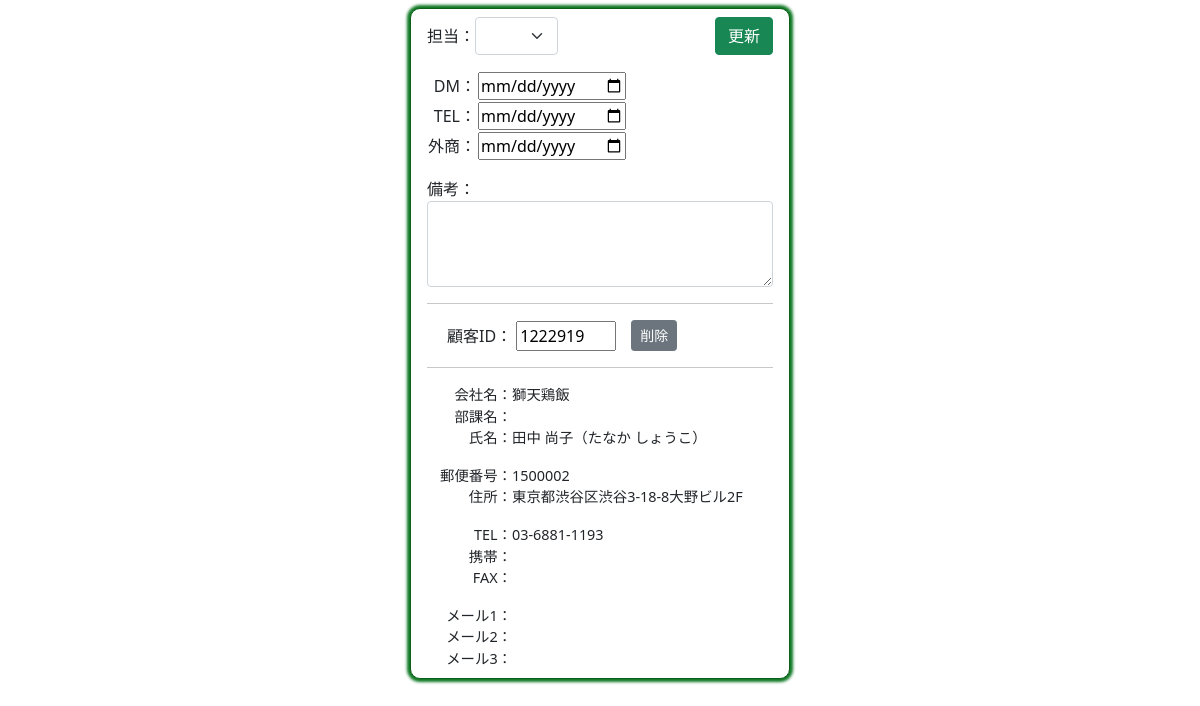
Page /v2_right/384/ on the earlier database version.
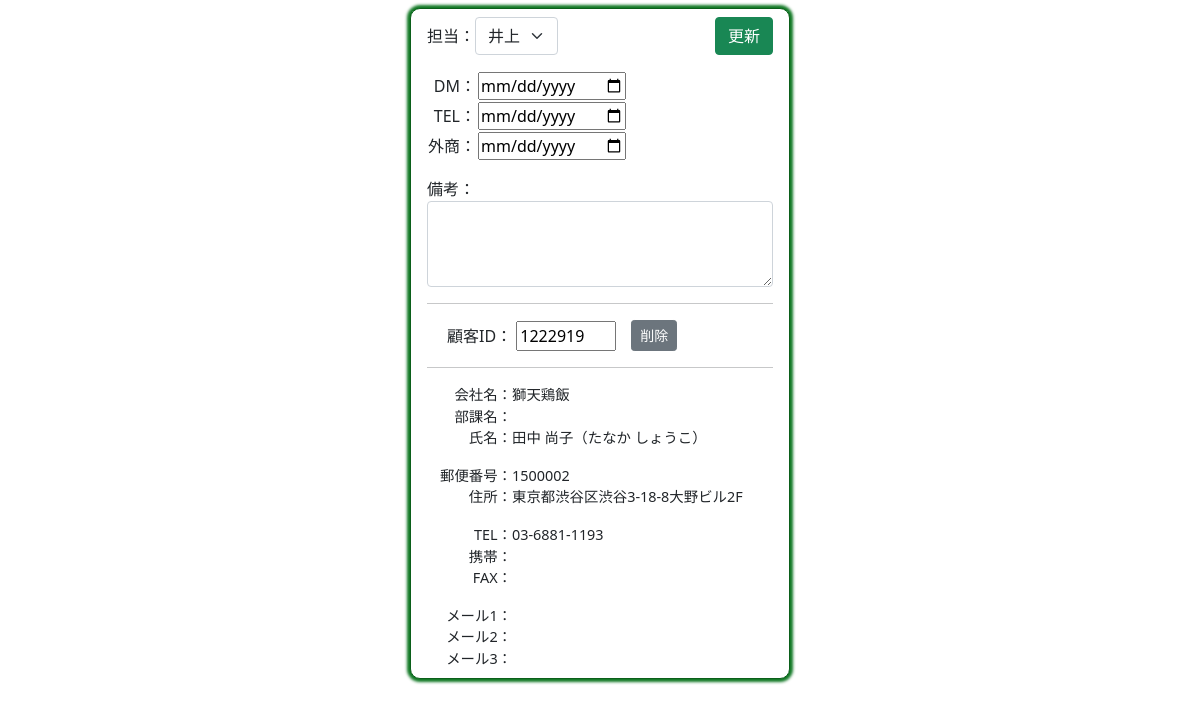
Same page on the later database version.
### houjin1/models.py (models this page shows, shortened)
class Customer(models.Model):
    cus_id=models.CharField("顧客ID",max_length=10,null=True,blank=True)
    sei=models.CharField("姓",max_length=10,null=True,blank=True)
    mei=models.CharField("名",max_length=10,null=True,blank=True)
    sei_kana=models.CharField("姓かな",max_length=10,null=True,blank=True)
    mei_kana=models.CharField("名かな",max_length=10,null=True,blank=True)
    mail1=models.EmailField("メール1",null=True,blank=True)
    mail2=models.EmailField("メール2",null=True,blank=True)
    mail3=models.EmailField("メール3",null=True,blank=True)
    yubin=models.CharField("郵便番号",max_length=10,null=True,blank=True)
    adress=models.CharField("住所",max_length=100,null=True,blank=True)
    pref=models.CharField("都道府県",max_length=10,null=True,blank=True)
    city=models.CharField("市区町村",max_length=50,null=True,blank=True)
    banchi=models.CharField("番地",max_length=50,null=True,blank=True)
    build=models.CharField("建物",max_length=50,null=True,blank=True)
    com=models.CharField("会社",max_length=50,null=True,blank=True)
    busho=models.CharField("部署",max_length=50,null=True,blank=True)
    tel=models.CharField("電話",max_length=20,null=True,blank=True)
    mob=models.CharField("携帯",max_length=20,null=True,blank=True)
    fax=models.CharField("FAX",max_length=20,null=True,blank=True)
    toroku=models.CharField("登録日",max_length=10,null=True,blank=True)
    kensu=models.IntegerField("件数",null=True,blank=True)
    money=models.IntegerField("金額",null=True,blank=True)
    tantou=models.CharField ("担当",max_length=10, null=True,blank=True)
    dm_day=models.CharField("DM",max_length=10,null=True,blank=True)
    tel_day=models.CharField("TEL",max_length=10,null=True,blank=True)
    gaisho_day=models.CharField("外商",max_length=10,null=True,blank=True)
    bikou=models.TextField("備考",null=True,blank=True)

### houjin1/views.py (the view)
# urls.py: path('v2_right/<int:pk>/', v2_right1, name="v2_right1"),
def v2_right1(request,pk):
    if request.method=="POST":
        ins=Customer.objects.get(pk=pk)
        form=Right_form(request.POST,instance=ins)
        form.save()
        return redirect("houjin1:v2_left")
    else:
        ins=Customer.objects.get(pk=pk)
        cus=Customer.objects.filter(pk=pk)
        form=Right_form(instance=ins)
        return render(request,"houjin1/v2_right.html",{"form":form,"cus":cus})

### houjin1/forms.py
class Right_form(forms.ModelForm):
    tantou=forms.ChoiceField(
        choices=[("",""),("井上","井上"),("古川","古川"),("眞下","眞下")],
        label="担当者",
        widget=forms.Select(attrs={"class":"form-select"}),
        required=False
    )
    dm_day=forms.CharField(label="DM", widget=forms.DateInput(attrs={"type": "date"}),required=False)
    tel_day=forms.CharField(label="TEL", widget=forms.DateInput(attrs={"type": "date"}),required=False)
    gaisho_day=forms.CharField(label="外商", widget=forms.DateInput(attrs={"type": "date"}),required=False)
    bikou=forms.CharField(label="備考",widget=forms.Textarea(attrs={"class":"form-control","rows":"3"}),required=False)
    class Meta:
        model=Customer
        fields=["tantou","dm_day","tel_day","gaisho_day","bikou"]

### houjin1/templates/houjin1/v2_right.html (shortened to what the changed rows need)
<!DOCTYPE html>
<html lang="ja">
<head>
    <link href="https://cdn.jsdelivr.net/npm/bootstrap@5.0.2/dist/css/bootstrap.min.css" rel="stylesheet">
</head>
<body>
    <div class="main mb-4">
        <div>
            <form action="" method="post" target="ifr1">{% csrf_token %}
                <div class="class1">
                    <div class="class1" style="width: 50%;" align="left">
                        <div>{{form.tantou}}</div>
                    </div>
                </div>
                <div class="mt-3">
                    <table>
                        <tr>
                            <td>{{form.dm_day}}</td>
                        </tr>
                        <tr>
                            <td>{{form.tel_day}}</td>
                        </tr>
                        <tr>
                            <td>{{form.gaisho_day}}</td>
                        </tr>
                    </table>
                </div>
                <div class="mt-3" >
                    <div>{{form.bikou}}</div>
                </div>
            </form>
        </div>
        <hr>
        {% for i in cus %}
        <form action="{% url 'houjin1:v2_delete' %}" method="post" target="_top">{% csrf_token %}
            <div class="class1 mt-3">
                <div style="margin-left: 20px;">
                    <label for="cus_id">顧客ID：</label>
                    <input type="text" name="cus_id" id="cus_id" value="{{i.cus_id}}" style="width: 100px;" readonly>
                </div>
                <div style="margin-left: 15px;">
                    <button type="submit" class="btn btn-secondary btn-sm" onclick="return confirm('本当に削除しますか？')">削除</button>
                </div>
            </div>
        </form>
        <hr>
        <div style="font-size: 0.9em;">
            <div class="data">
                <div class="name">会社名：</div>
                {% if i.com %}
                    <div class="data-code">{{i.com}}</div>
                {% endif %}
            </div>
            <div class="data">
                <div class="name">部課名：</div>
                {% if i.com %}
                <div class="data-code">{{i.busho}}</div>
                {% endif %}
            </div>
            <div class="data">
                <div class="name">氏名：</div>
                {% if i.com %}
                <div class="data-code">{{i.sei}} {{i.mei}}（{{i.sei_kana}} {{i.mei_kana}}）</div>
                {% endif %}
            </div>
            <div class="data mt-3">
                <div class="name">郵便番号：</div>
                {% if i.com %}
                    <div class="data-code">{{i.yubin}}</div>
                {% endif %}
            </div>
            <div class="data">
                <div class="name">住所：</div>
                {% if i.com %}
                    <div class="data-code">{{i.pref}}{{i.city}}{{i.banchi}}{{i.build}}</div>
                {% endif %}
            </div>
            <div class="data mt-3">
                <div class="name">TEL：</div>
                {% if i.com %}
                    <div class="data-code">{{i.tel}}</div>
                {% endif %}
            </div>
            <div class="data">
                <div class="name">携帯：</div>
                {% if i.com %}
                    <div class="data-code">{{i.mob}}</div>
                {% endif %}
            </div>
            <div class="data">
                <div class="name">FAX：</div>
                {% if i.com %}
                    <div class="data-code">{{i.fax}}</div>
                {% endif %}
            </div>
            <div class="data mt-3">
                <div class="name">メール1：</div>
                {% if i.com %}
                    <div class="data-code">{{i.mail1}}</div>
                {% endif %}
            </div>
            <div class="data">
                <div class="name">メール2：</div>
                {% if i.com %}
                    <div class="data-code">{{i.mail2}}</div>
                {% endif %}
            </div>
            <div class="data">
                <div class="name">メール3：</div>
                {% if i.com %}
                    <div class="data-code">{{i.mail3}}</div>
                {% endif %}
            </div>
            {% endfor %}
        </div>
    </div>
</body>
</html>

Differences in the rows shown:
changed Customer "獅天鶏飯": tantou (not shown) → "井上"
